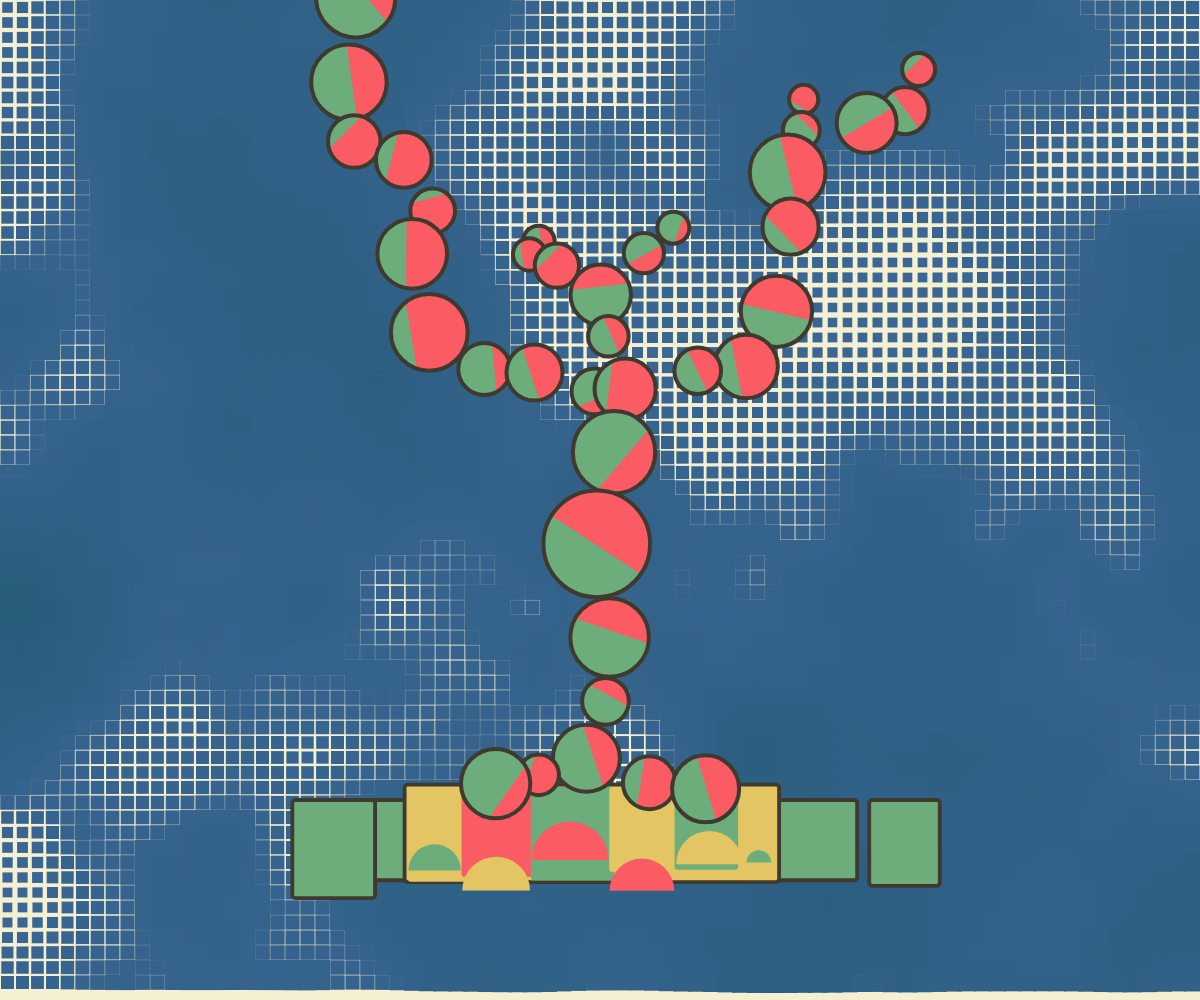
Frame 1 (no input)
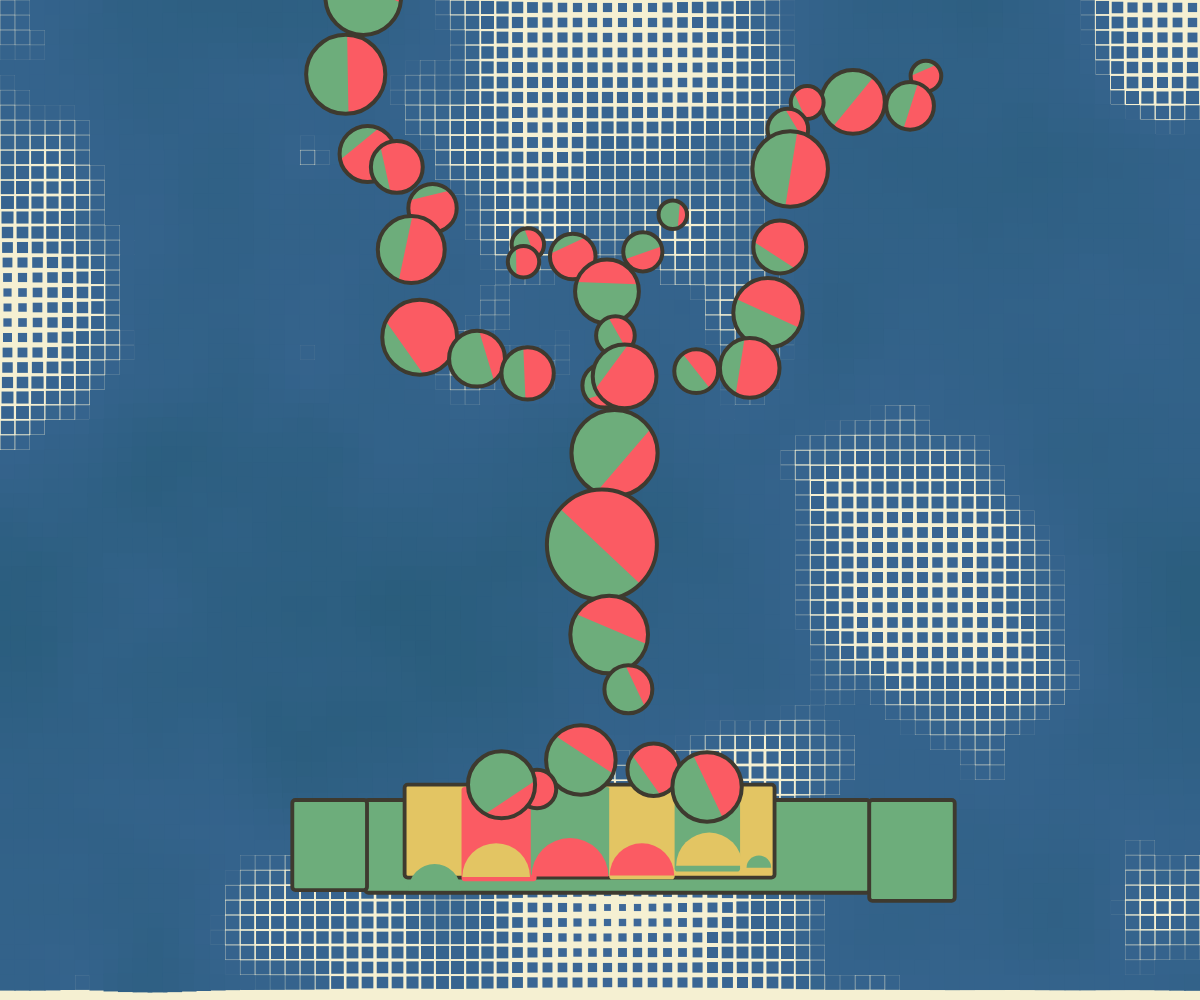
Frame 60 (no input)
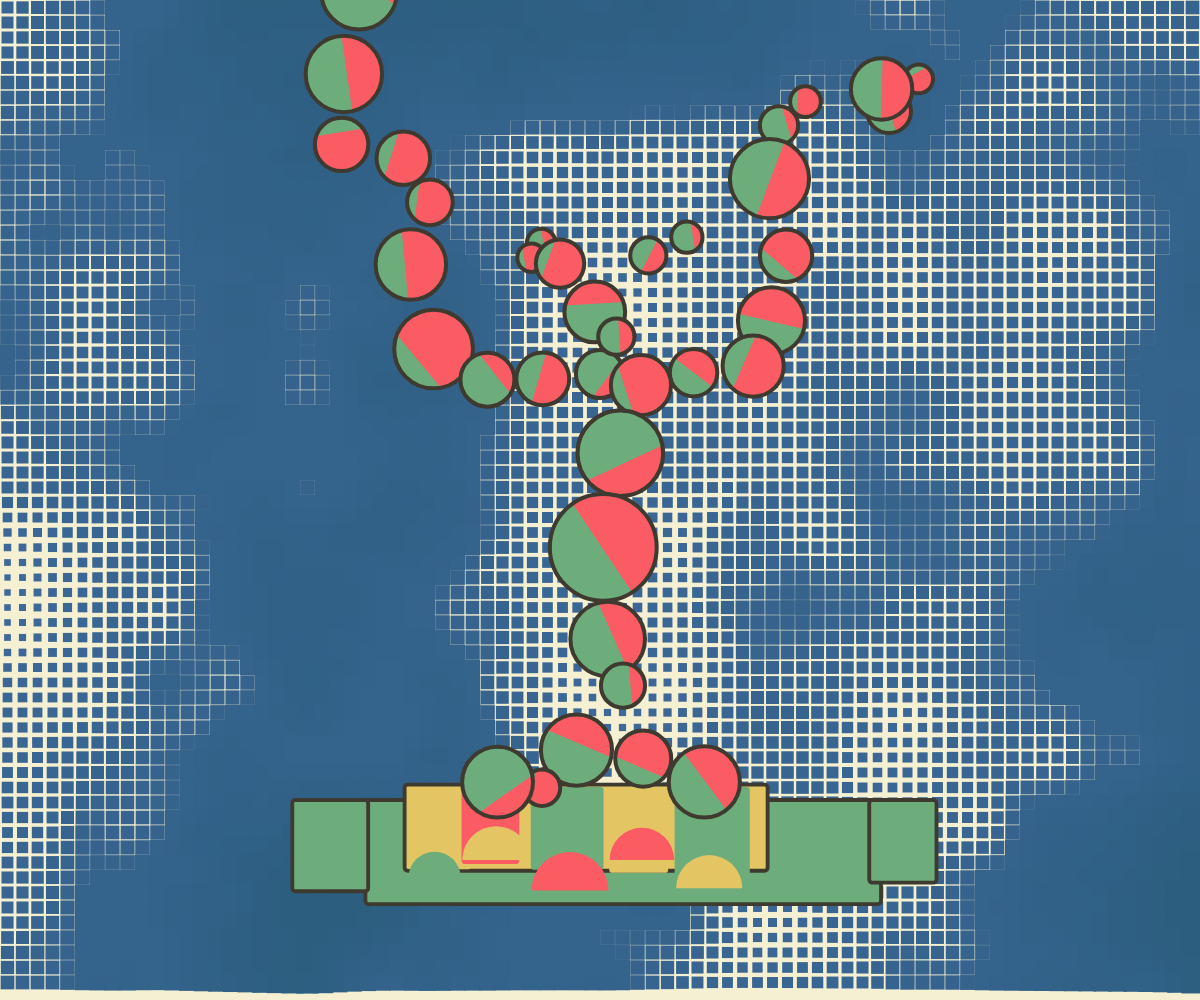
Frame 120 (the mouse pressed at the canvas centre since frame 60)

The p5.js sketch that drew these frames (run headless with seeded random() and noise() and a simulated clock; from frame 60 on, the mouse is pressed at the canvas centre):

// p5.js sketch
// ── sketch.js
let circles = [];
let rects = [];
let halfCircles = [];


let baseWidth = 800;
let baseHeight = 1300;

let scaleFactor, offsetX, offsetY;


let gridSize = 15;
let t = 0;

function setup() {
  createCanvas(windowWidth, windowHeight);
  noStroke();
  rectMode(CENTER);
}



let rawData = [
  [104, 4, 50], [74, 100, 50], [84, 185, 35], [144, 220, 35], [179, 275, 30],
  [170, 350, 45], [175, 445, 50], [251, 483, 35], [319, 497, 35],
  [384, 490, 30], [495, 305, 20], [467, 340, 25], [320, 303, 20],
  [305, 340, 20], [355, 340, 30], [414, 380, 40], [414, 445, 25],

  [825, 97, 20], [798, 140, 30], [727, 132, 40], [666, 135, 20],
  [628, 160, 25], [639, 235, 50], [635, 320, 35], [626, 400, 45],
  [594, 478, 40], [524, 484, 30], [454, 498, 40], [425, 588, 55],

  [400, 710, 70], [414, 830, 50], [426, 910, 30], [387, 975, 45],
  [335, 1020, 25], [265, 1020, 45], [462, 1006, 35], [542, 1020, 45],
];

let halfCircleRawData = [
  [185, 1138, 34, [109,173,123], [232, 92, 90], 0],
  [265, 1138, 44, [227, 197, 99], [83, 86, 101], 0],
  [361, 1138, 50, [251,91,99], [83, 86, 101], 0],
  [454.5, 1138, 42, [251,91,99], [83, 86, 101], 0],
  [542, 1138, 43, [227, 197, 99], [83, 86, 101], 0],
  [606.5, 1138, 16, [109,173,123], [83, 86, 101], 0],
];

let rectRawData = [
  [95, 1040, 655, 120, [109, 173, 123], [62, 58, 47], 5],
  [146, 1020, 480, 120, [227, 197, 99], [62, 58, 47], 5],
  [150, 1023, 90, 115, [227, 197, 99], [0, 0, 0], 0],
  [220, 1023, 90, 115, [251,91,99], [0, 0, 0], 0],
  [310, 1023, 102, 115, [109,173,123], [0, 0, 0], 0],
  [412, 1023, 80, 115, [227, 197, 99], [0, 0, 0], 0],
  [497, 1023, 90, 115, [109,173,123], [0, 0, 0], 0],
  [0, 1040, 100, 120, [109, 173, 123], [62, 58, 47], 5],
  [750, 1040, 100, 120, [109, 173, 123], [62, 58, 47], 5],
];

function setup() {
  createCanvas(windowWidth, windowHeight);
  setupTransform();
  setupHalfCircles();
  setupRects();
  setupCircles();
}

function draw() {
  background(245, 240, 210);
  drawDynamicBackground();

  push();
  applyTransform();

  for (let r of rects) r.draw();
  for (let c of circles) c.display();
  for (let h of halfCircles) h.draw();

  pop();
}

function drawDynamicBackground() {
  let bgGridSize = 15;
  let cols = floor(width / bgGridSize);
  let rows = floor(height / bgGridSize);
  let bgTime = millis() * 0.001;
  
  push();
  noStroke();
  rectMode(CENTER);

  let colA = color(38, 91, 119);      // 起始颜色
  let colB = color(67, 107, 161);    // 结束颜色

  for (let i = 0; i < cols; i++) {
    for (let j = 0; j < rows; j++) {
      let x = i * bgGridSize + bgGridSize / 2;
      let y = j * bgGridSize + bgGridSize / 2;

      let noiseVal = noise(i * 0.05, j * 0.05, bgTime);
      let squareSize = map(noiseVal, 0.5, 1, bgGridSize, 2);

      let lerpedColor = lerpColor(colA, colB, noiseVal);
      fill(lerpedColor);

      rect(x, y, squareSize, squareSize);
    }
  }
  pop();
}



function setupRects() {
  rects = [];
  for (let [x, y, w, h, fillColor, borderColor, borderWidth] of rectRawData) {
    rects.push(new Rect(x, y, w, h, fillColor, borderColor, borderWidth));
  }
}

function setupHalfCircles() {
  halfCircles = [];
  for (let [x, y, r, fillColor, borderColor, borderWidth] of halfCircleRawData) {
    halfCircles.push(new HalfCircle(x, y, r, fillColor, borderColor, borderWidth));
  }
}

function setupCircles() {
  circles = [];
  for (let [x, y, r] of rawData) {
    let leftRatio = random(0.3, 0.8);
    let angle = random(TWO_PI);
    let c = new SplitCircle(
      x, y, r,
      leftRatio,
      [251, 91, 99],
      [109, 173, 123],
      [62, 58, 47],
      4,
      angle
    );
    circles.push(c);
  }
}

function windowResized() {
  resizeCanvas(windowWidth, windowHeight);
  setupTransform();
}

function setupTransform() {
  let scaleX = width / baseWidth;
  let scaleY = height / baseHeight;
  scaleFactor = min(scaleX, scaleY);
  offsetX = (width - baseWidth * scaleFactor) / 2;
  offsetY = (height - baseHeight * scaleFactor) / 2;
}

function applyTransform() {
  translate(offsetX, offsetY);
  scale(scaleFactor);
}

function keyPressed() {
  if (key === ' ') {
    let newSeed = int(random(10000));
    randomSeed(newSeed);
    noiseSeed(newSeed);
    setupCircles();
  }
}

class SplitCircle {
  constructor(x, y, r, leftRatio, leftColor, rightColor, borderColor, borderWidth, angle = 0) {
    this.originalX = x;
    this.originalY = y;
    this.r = r;
    this.leftRatio = leftRatio;
    this.leftColor = leftColor;
    this.rightColor = rightColor;
    this.borderColor = borderColor;
    this.borderWidth = borderWidth;
    this.angle = angle;

    this.seedOffset = random(100);
    this.noiseX = random(800);
    this.noiseY = random(2000);
    this.noiseSpeed = random(0.0003, 0.001);
    this.noiseAmplitude = random(10, 60);
  }

  display() {
    push();
    let t = millis();

    let offsetX = (noise(this.noiseX + t * this.noiseSpeed) - 0.5) * 2 * this.noiseAmplitude;
    let offsetY = (noise(this.noiseY + t * this.noiseSpeed) - 0.5) * 2 * this.noiseAmplitude;

    let x = this.originalX + offsetX;
    let y = this.originalY + offsetY;

    let noiseVal = noise(this.originalX * 0.01, this.originalY * 0.01, t * 0.0003 + this.seedOffset);
    this.angle = noiseVal * TWO_PI;

    let pulse = sin(t * 0.002 + this.seedOffset) * 1.5;
    let d = (this.r + pulse) * 2;

    fill(...this.rightColor);
    noStroke();
    ellipse(x, y, d, d);

    let normalX = cos(this.angle);
    let normalY = sin(this.angle);
    let threshold = (2 * this.leftRatio - 1) * this.r;

    fill(...this.leftColor);
    beginShape();
    let step = 0.05;
    for (let a = 0; a <= TWO_PI + step; a += step) {
      let dx = cos(a) * this.r;
      let dy = sin(a) * this.r;
      let dot = dx * normalX + dy * normalY;
      if (dot < threshold) {
        vertex(x + dx, y + dy);
      }
    }
    endShape(CLOSE);

    stroke(...this.borderColor);
    strokeWeight(this.borderWidth / scaleFactor);
    noFill();
    ellipse(x, y, d, d);
    pop();
  }
}

class Rect {
  constructor(x, y, width, height, fillColor, borderColor, borderWidth = 1) {
    this.x = x;
    this.y = y;
    this.baseW = width;
    this.baseH = height;
    this.fillColor = fillColor;
    this.borderColor = borderColor;
    this.borderWidth = borderWidth;
    this.phase = random(TWO_PI);  // 每个 Rect 有自己的节奏
    this.speed = random(0.001, 0.005); // 动画节奏
    this.amplitude = random(4, 20); // 变化幅度
  }

  draw() {
    this.drawAnimated(); // 默认使用动画绘制
  }

  drawAnimated() {
    push();
    let t = millis();

    let pulse = sin(t * this.speed + this.phase) * this.amplitude;
    let w = this.baseW + pulse;
    let h = this.baseH + pulse;

    stroke(...this.borderColor);
    strokeWeight(this.borderWidth);
    fill(...this.fillColor);
    rect(this.x, this.y, w, h, 4); // 带圆角效果更柔和
    pop();
  }
}

class HalfCircle {
  constructor(x, y, r, fillColor, borderColor, borderWidth = 1) {
    this.x = x;
    this.y = y;
    this.r = r;
    this.fillColor = fillColor;
    this.borderColor = borderColor;
    this.borderWidth = borderWidth;
  }

  draw() {
    let floatY = sin(millis() / 600 + this.x * 0.1) * 20;
    stroke(...this.borderColor);
    strokeWeight(this.borderWidth);
    fill(...this.fillColor);
    arc(this.x, this.y + floatY, this.r * 2, this.r * 2, PI, 0, PIE);
  }
}
